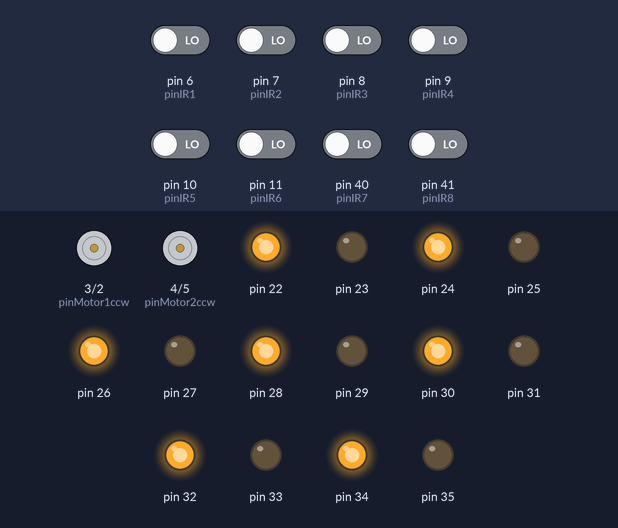
The sketch below on a simulated Arduino Mega 2560, built with avr-gcc and run on an emulated ATmega2560. On the bench: motor-driver pin pairs drawn as motors (green arrow = first pin HIGH = forward, orange = second pin HIGH = backward, longer = more drive), output pins drawn as LEDs (lit = HIGH). The test bench sets the inputs (shaded band); at power-on: pin 6 (pinIR1), pin 7 (pinIR2), pin 8 (pinIR3), pin 9 (pinIR4), pin 10 (pinIR5), pin 11 (pinIR6), pin 40 (pinIR7), pin 41 (pinIR8) LOW. What the sketch prints to the serial monitor is not drawn.

Above: at 1.2 s.
1.3 s: pin 11 (pinIR6) driven HIGH
At 1.78 s:
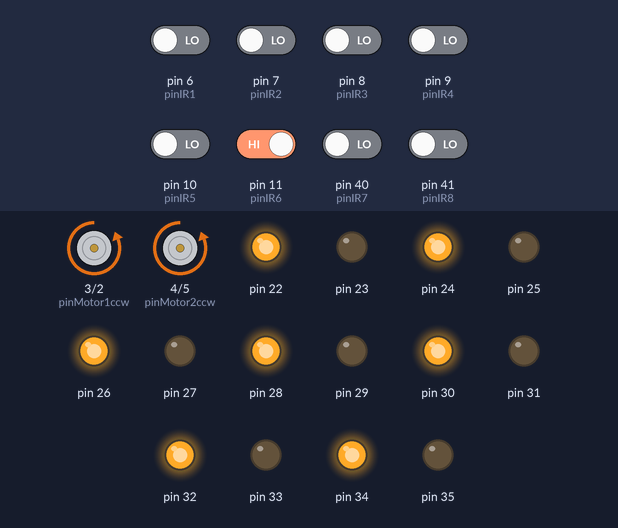
4.3 s: pin 40 (pinIR7) driven HIGH
At 5.2 s:
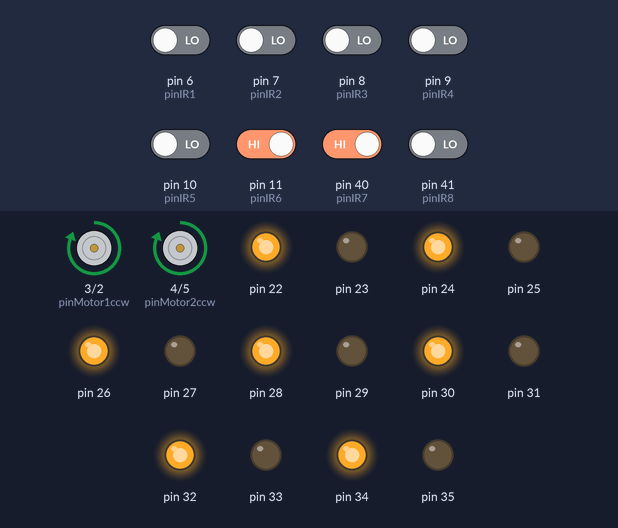
7.3 s: pin 40 (pinIR7) driven LOW
At 7.53 s:
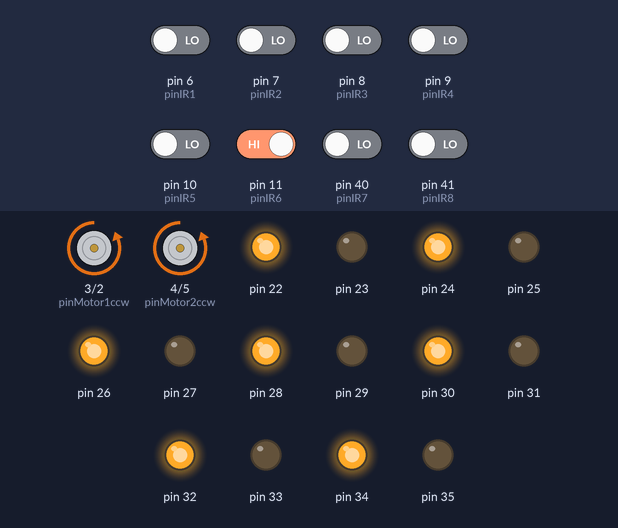
10.3 s: pin 11 (pinIR6) driven LOW
At 11.2 s:
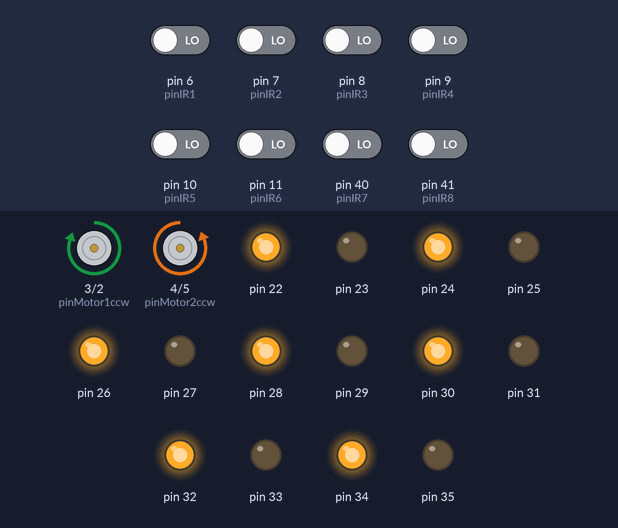
13.0 s: pin 6 (pinIR1) driven HIGH
At 13.3 s:
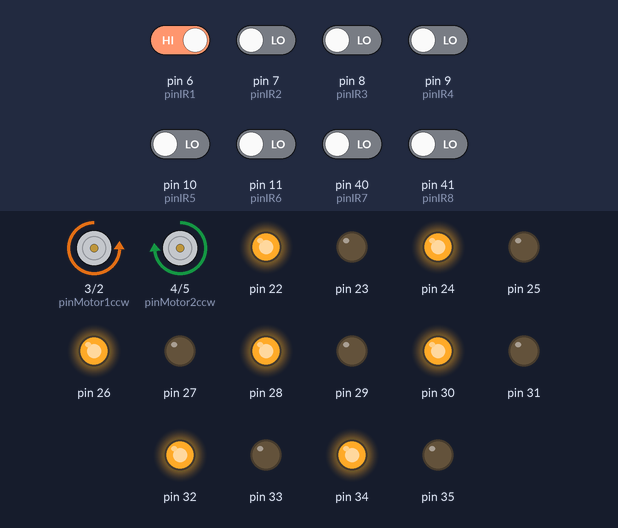
14.5 s: pin 9 (pinIR4) driven HIGH
At 16.1 s:
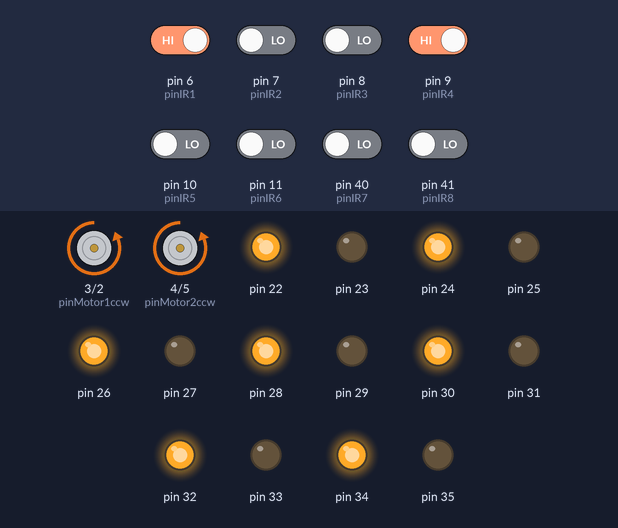
Timing chart, 0 to 17.3 s (numbered marks = the images above; inputs shaded):
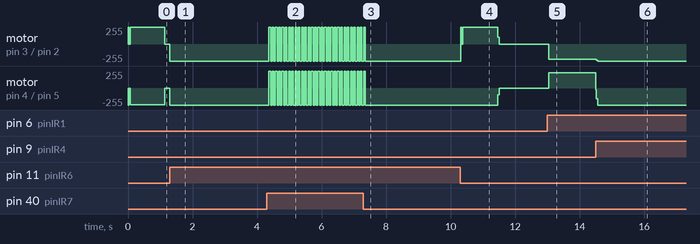

The sketch:

actually_works.ino
```cpp
const int pinIR1 = 6;
const int pinIR2 = 7;
const int pinIR3 = 8;
const int pinIR4 = 9;
const int pinIR5 = 10;
const int pinIR6 = 11;
const int pinIR7 = 40;
const int pinIR8 = 41;
const int pinMotor1cw = 2;
const int pinMotor1ccw = 3;
const int pinMotor2ccw = 4;
const int pinMotor2cw = 5;
const int Ena1 = 12;
const int Ena2 = 13;
int IRvalue1 = 0;
int IRvalue2 = 0;
int IRvalue3 = 0;
int IRvalue4 = 0;
int IRvalue5 = 0;
int IRvalue6 = 0;
int IRvalue7 = 0;
int IRvalue8 = 0;
int x = 1;
int y = 1;
int i = 1;

void setup()
{ Serial.begin(9600);
  pinMode(pinIR1,INPUT);
  pinMode(pinIR2,INPUT);
  pinMode(pinIR3,INPUT);
  pinMode(pinIR4,INPUT);
  pinMode(pinIR5,INPUT);
  pinMode(pinIR6,INPUT);
  pinMode(pinIR7,INPUT);
  pinMode(pinIR8,INPUT);
  pinMode(pinMotor1cw,OUTPUT);
  pinMode(pinMotor2ccw,OUTPUT);
  pinMode(pinMotor1ccw,OUTPUT);
  pinMode(pinMotor2cw,OUTPUT);
  pinMode(22,OUTPUT);
  pinMode(24,OUTPUT);
  pinMode(26,OUTPUT);
  pinMode(28,OUTPUT);
  pinMode(30,OUTPUT);
  pinMode(32,OUTPUT);
  pinMode(34,OUTPUT);
  pinMode(36,OUTPUT);
  pinMode(23,OUTPUT);
  pinMode(25,OUTPUT);
  pinMode(27,OUTPUT);
  pinMode(29,OUTPUT);
  pinMode(31,OUTPUT);
  pinMode(33,OUTPUT);
  pinMode(35,OUTPUT);
  pinMode(37,OUTPUT);
  digitalWrite(22,HIGH);
  digitalWrite(24,HIGH);
  digitalWrite(26,HIGH);
  digitalWrite(28,HIGH);
  digitalWrite(30,HIGH);
  digitalWrite(32,HIGH);
  digitalWrite(34,HIGH);
  digitalWrite(36,HIGH);
}

void loop()
{
   int IRvalue1 = digitalRead(pinIR1);
   int IRvalue2 = digitalRead(pinIR2);
   int IRvalue3 = digitalRead(pinIR3);
   int IRvalue4 = digitalRead(pinIR4);
   int IRvalue5 = digitalRead(pinIR5);
   int IRvalue6 = digitalRead(pinIR6);
   int IRvalue7 = digitalRead(pinIR7);
   int IRvalue8 = digitalRead(pinIR8);

   if (IRvalue1 == 1)
   {digitalWrite(pinMotor1cw, HIGH);
   digitalWrite(pinMotor2ccw, HIGH);
   i=0;}
   if (IRvalue8 == 1)
   {digitalWrite(pinMotor1cw, HIGH);
   digitalWrite(pinMotor2ccw, HIGH);
   i=0;}
   if (IRvalue2 == 1)
   {digitalWrite(pinMotor1cw, HIGH);
   i=0;}
   if (IRvalue3 == 1)
   {digitalWrite(pinMotor2ccw, HIGH);
   i=0;}
   if (IRvalue4 == 1)
   {digitalWrite(pinMotor2cw, HIGH);
   digitalWrite(pinMotor1cw, HIGH);
   digitalWrite(pinMotor2ccw, LOW);
   digitalWrite(pinMotor1ccw, LOW);
   delay(20);
   i=0;}
   if (IRvalue6 == 1)
   {digitalWrite(pinMotor2cw, HIGH);
   digitalWrite(pinMotor1cw, HIGH);
   digitalWrite(pinMotor2ccw, LOW);
   digitalWrite(pinMotor1ccw, LOW);
   delay(50);
   i=0;}
   if (IRvalue5 == 1)
   {digitalWrite(pinMotor2ccw, HIGH);
   digitalWrite(pinMotor1ccw, HIGH);
   digitalWrite(pinMotor1cw, LOW);
   digitalWrite(pinMotor2cw, LOW);
   delay(20);
   i=0;}
   if (IRvalue7 == 1)
   {digitalWrite(pinMotor2ccw, HIGH);
   digitalWrite(pinMotor1ccw, HIGH);
   digitalWrite(pinMotor1cw, LOW);
   digitalWrite(pinMotor2cw, LOW);
   delay(50);
   i=0;}
   if(i<100)
   {
   if ((IRvalue1 == 0)&&(IRvalue2 == 0)&&(IRvalue3 == 0)&&(IRvalue4 == 0)&&(IRvalue5 == 0)&&(IRvalue6 == 0)&&(IRvalue7 == 0)&&(IRvalue8 == 0))
   {digitalWrite(pinMotor1ccw, HIGH);
   digitalWrite(pinMotor2cw, HIGH);
   i=i+1;
   delay(10);}}
   delay(1);

   digitalWrite(pinMotor2ccw, LOW);
   digitalWrite(pinMotor2cw, LOW);
   digitalWrite(pinMotor1ccw, LOW);
   digitalWrite(pinMotor1cw, LOW);
   Serial.print(i);
    }
```

Measured:
- after the input at 1.3 s, motor on pin 3 (pinMotor1ccw) / pin 2 (pinMotor1cw), motor on pin 4 (pinMotor2ccw) / pin 5 (pinMotor2cw): stopped → backward 255/255 at once
- after the input at 4.3 s, motor on pin 3 (pinMotor1ccw) / pin 2 (pinMotor1cw), motor on pin 4 (pinMotor2ccw) / pin 5 (pinMotor2cw): alternates forward 255/255 for 0.05 s and backward 255/255 for 0.05 s, starting after 0.07 s
- after the input at 7.3 s, motor on pin 3 (pinMotor1ccw) / pin 2 (pinMotor1cw), motor on pin 4 (pinMotor2ccw) / pin 5 (pinMotor2cw): goes on until 7.4 s, then stays backward 255/255
- after the input at 10.3 s, motor on pin 3 (pinMotor1ccw) / pin 2 (pinMotor1cw): backward 255/255 → forward 253/255 at once, → stopped 1.1 s later; motor on pin 4 (pinMotor2ccw) / pin 5 (pinMotor2cw): backward 255/255 → stopped after 1.2 s
- after the input at 13.0 s, motor on pin 3 (pinMotor1ccw) / pin 2 (pinMotor1cw): stopped → backward 231/255 at once; motor on pin 4 (pinMotor2ccw) / pin 5 (pinMotor2cw): stopped → forward 227/255 at once
- after the input at 14.5 s, motor on pin 3 (pinMotor1ccw) / pin 2 (pinMotor1cw): backward 231/255 → backward 255/255 at once; motor on pin 4 (pinMotor2ccw) / pin 5 (pinMotor2cw): forward 227/255 → backward 255/255 at once
